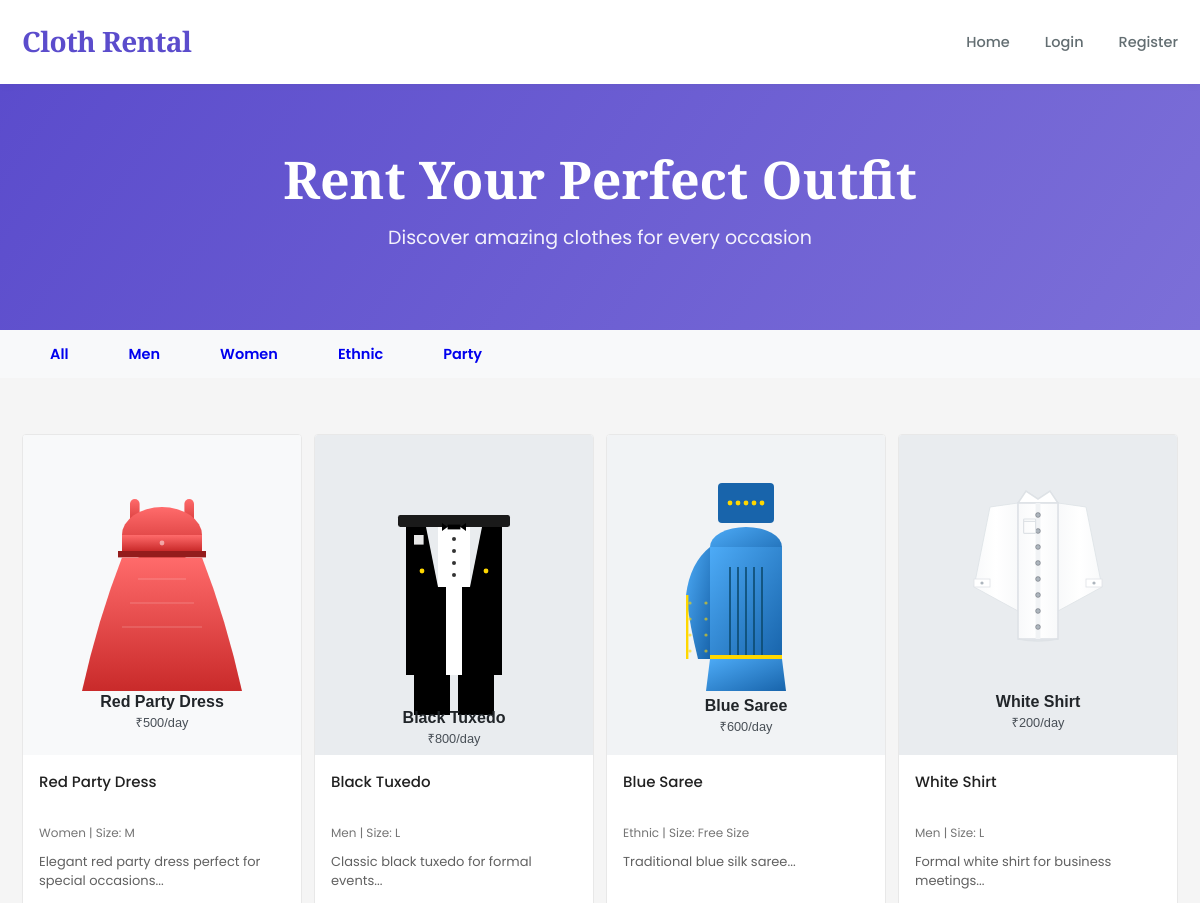
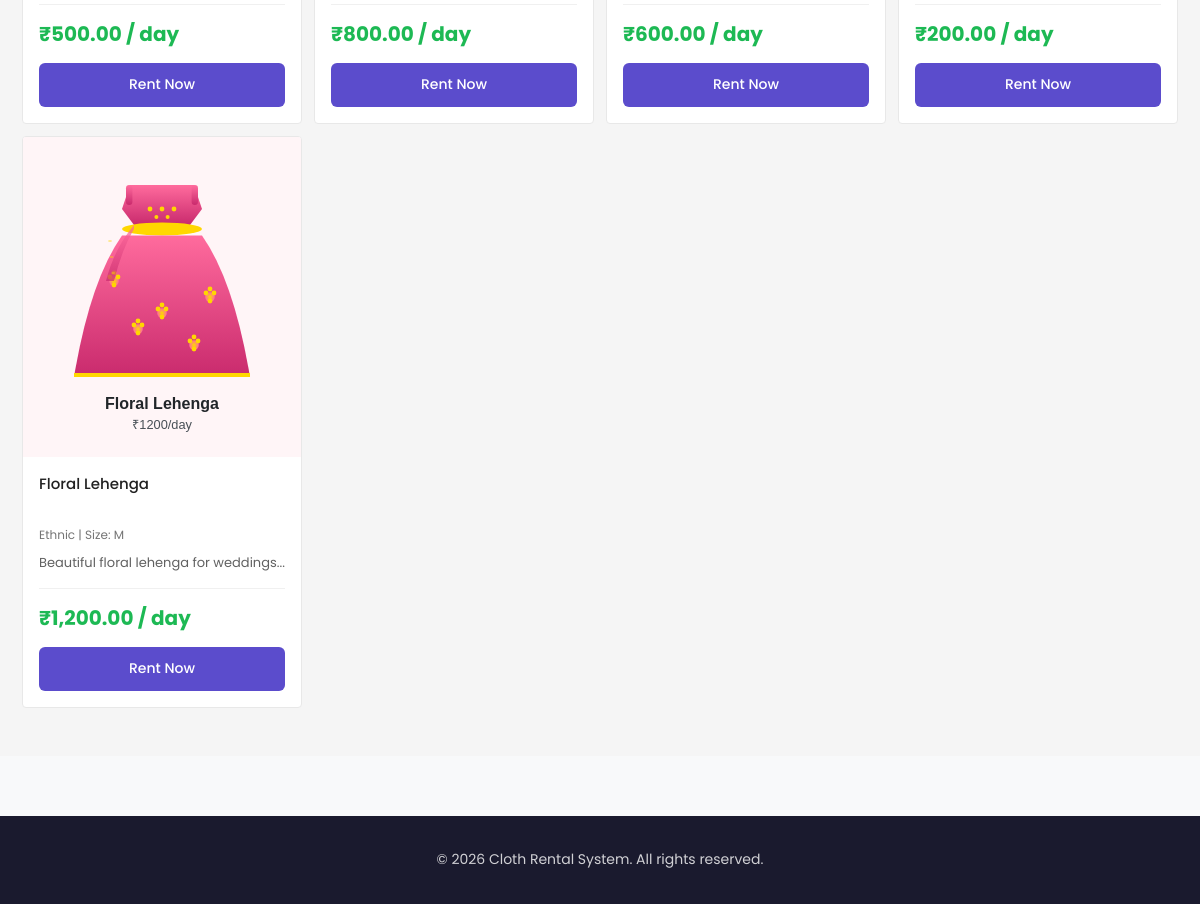
The page / on the database its author committed (2 pictures, top to bottom).
### tables this page shows
CREATE TABLE IF NOT EXISTS products (
  id INT AUTO_INCREMENT PRIMARY KEY,
  name VARCHAR(150) NOT NULL,
  category VARCHAR(50) NOT NULL,
  size VARCHAR(20),
  price_per_day DECIMAL(10,2) NOT NULL,
  image VARCHAR(255),
  description TEXT,
  available BOOLEAN DEFAULT TRUE,
  created_at TIMESTAMP DEFAULT CURRENT_TIMESTAMP
);

### index.php (the view, shortened to what this page needs)
<?php
$category = isset($_GET['category']) ? mysqli_real_escape_string($conn, $_GET['category']) : '';
$sql = "SELECT * FROM products WHERE available = 1";
$sql .= " ORDER BY created_at DESC";
$result = mysqli_query($conn, $sql);
?>
<!DOCTYPE html>
<html lang="en">
<head>
    <link rel="stylesheet" href="assets/css/style.css?v=<?php echo time(); ?>">
</head>
<body>
    <nav class="navbar">
        <div class="container">
            <div class="nav-brand">
                <h1>Cloth Rental</h1>
            </div>
            <ul class="nav-menu">
                <li><a href="index.php">Home</a></li>
                <?php if (isset($_SESSION['user_id'])): ?>
                    <?php if ($_SESSION['role'] === 'admin'): ?>
                        <li><a href="admin/dashboard.php">Admin Panel</a></li>
                    <?php else: ?>
                        <li><a href="orders.php">My Orders</a></li>
                        <li><a href="cart/view-cart.php">Cart</a></li>
                    <?php endif; ?>
                    <li><a href="auth/logout.php">Logout (<?php echo $_SESSION['user_name']; ?>)</a></li>
                <?php else: ?>
                    <li><a href="auth/login.php">Login</a></li>
                    <li><a href="auth/register.php">Register</a></li>
                <?php endif; ?>
            </ul>
        </div>
    </nav>
    <section class="hero">
        <div class="container">
            <h2>Rent Your Perfect Outfit</h2>
            <p>Discover amazing clothes for every occasion</p>
        </div>
    </section>
    <section class="categories">
        <div class="container">
            <div class="category-buttons">
                <a href="index.php" class="btn <?php echo !$category ? 'btn-active' : ''; ?>">All</a>
                <a href="?category=men" class="btn <?php echo $category === 'men' ? 'btn-active' : ''; ?>">Men</a>
                <a href="?category=women" class="btn <?php echo $category === 'women' ? 'btn-active' : ''; ?>">Women</a>
                <a href="?category=ethnic" class="btn <?php echo $category === 'ethnic' ? 'btn-active' : ''; ?>">Ethnic</a>
                <a href="?category=party" class="btn <?php echo $category === 'party' ? 'btn-active' : ''; ?>">Party</a>
            </div>
        </div>
    </section>
    <section class="products-section">
        <div class="container">
            <div class="products-grid">
                <?php if (mysqli_num_rows($result) > 0): ?>
                    <?php while ($product = mysqli_fetch_assoc($result)): ?>
                        <div class="product-card">
                            <div class="product-image">
                                <?php if ($product['image'] && file_exists("assets/images/" . $product['image'])): ?>
                                    <img src="assets/images/<?php echo $product['image']; ?>" alt="<?php echo $product['name']; ?>">
                                <?php else: ?>
                                    <div class="no-image">No Image</div>
                                <?php endif; ?>
                            </div>
                            <div class="product-info">
                                <h3><?php echo $product['name']; ?></h3>
                                <p class="category"><?php echo ucfirst($product['category']); ?> | Size: <?php echo $product['size']; ?></p>
                                <p class="description"><?php echo substr($product['description'], 0, 80); ?>...</p>
                                <div class="product-footer">
                                    <span class="price">₹<?php echo number_format($product['price_per_day'], 2); ?> / day</span>
                                    <a href="product.php?id=<?php echo $product['id']; ?>" class="btn btn-primary">Rent Now</a>
                                </div>
                            </div>
                        </div>
                    <?php endwhile; ?>
                <?php else: ?>
                    <p class="no-products">No products available in this category.</p>
                <?php endif; ?>
            </div>
        </div>
    </section>
    <footer class="footer">
        <div class="container">
            <p>&copy; 2026 Cloth Rental System. All rights reserved.</p>
        </div>
    </footer>
</body>
</html>

### assets/css/style.css (style rules this page uses)
* { margin: 0; padding: 0; box-sizing: border-box; }
:root { --primary: #5B4CCC; --primary-light: #7C6FD8; --accent: #FF6B9D; --success: #1DB954; --danger: #E63946; --warning: #FFA726; --dark: #1a1a2e; --text: #2d3436; --text-light: #636e72; --bg: #f8f9fa; --white: #ffffff; --border: #dfe6e9; }
body { font-family: 'Poppins', sans-serif; line-height: 1.7; color: var(--text); background-color: var(--bg); font-size: 15px; }
.container { max-width: 1240px; margin: 0 auto; padding: 0 22px; }
h1, h2, h3 { font-family: 'Playfair Display', serif; color: var(--dark); }
.navbar { background: var(--white); padding: 18px 0; box-shadow: 0 2px 8px rgba(0,0,0,0.04); position: sticky; top: 0; z-index: 100; }
.navbar .container { display: flex; justify-content: space-between; align-items: center; }
.nav-brand h1 { font-size: 28px; font-weight: 800; color: var(--primary); letter-spacing: -0.5px; }
.nav-menu { display: flex; list-style: none; gap: 35px; align-items: center; }
.nav-menu a { color: var(--text-light); text-decoration: none; transition: color 0.25s; font-weight: 500; font-size: 14.5px; }
.hero { background: linear-gradient(125deg, #5B4CCC 0%, #7C6FD8 100%); color: var(--white); padding: 65px 0 75px; text-align: center; }
.hero h2 { font-size: 52px; margin-bottom: 14px; font-weight: 800; color: var(--white); line-height: 1.15; }
.hero p { font-size: 19px; opacity: 0.92; max-width: 580px; margin: 0 auto; }
.btn { display: inline-block; padding: 12px 28px; border: none; border-radius: 6px; cursor: pointer; text-decoration: none; transition: all 0.2s; font-size: 14.5px; font-weight: 600; text-align: center; }
.btn-primary { background: var(--primary); color: var(--white); }
.products-section { padding: 32px 0 48px; background: #f5f5f5; }
.product-grid, .products-grid { display: grid; grid-template-columns: repeat(4, 1fr); gap: 12px; margin-top: 24px; }
.product-card { background: var(--white); border-radius: 4px; overflow: hidden; transition: all 0.3s ease; border: 1px solid #e8e8e8; position: relative; display: flex; flex-direction: column; height: 100%; }
.product-image { width: 100%; height: 320px; background: #fafafa; display: flex; align-items: center; justify-content: center; overflow: hidden; position: relative; }
.product-image img { width: 100%; height: 100%; object-fit: cover; display: block; }
.product-info { padding: 16px; display: flex; flex-direction: column; flex-grow: 1; }
.product-card h3 { font-size: 15px; margin-bottom: 10px; color: #212121; font-weight: 500; font-family: 'Poppins', sans-serif; line-height: 1.4; height: 42px; overflow: hidden; display: -webkit-box; -webkit-line-clamp: 2; -webkit-box-orient: vertical; }
.footer { background: var(--dark); color: rgba(255, 255, 255, 0.8); padding: 32px 0; margin-top: 60px; }
.footer p { text-align: center; font-size: 14px; }
.category { color: #757575; font-size: 12px; margin-bottom: 8px; font-weight: 400; }
.description { color: #616161; font-size: 13px; margin-bottom: 16px; line-height: 1.5; overflow: hidden; display: -webkit-box; -webkit-line-clamp: 2; -webkit-box-orient: vertical; }
.product-footer { display: flex; flex-direction: column; gap: 12px; margin-top: auto; padding-top: 12px; border-top: 1px solid #f0f0f0; }
.price { font-size: 20px; font-weight: 700; color: #1DB954; }
.product-footer .btn { width: 100%; text-align: center; padding: 10px 16px; font-size: 14px; font-weight: 500; }

### rows shown on the page
products: image (picture), name "Red Party Dress", category "Women", size "M", description "Elegant red party dress perfect for special occasions", price_per_day "500.00"
products: image (picture), name "Black Tuxedo", category "Men", size "L", description "Classic black tuxedo for formal events", price_per_day "800.00"
products: image (picture), name "Blue Saree", category "Ethnic", size "Free Size", description "Traditional blue silk saree", price_per_day "600.00"
products: image (picture), name "White Shirt", category "Men", size "L", description "Formal white shirt for business meetings", price_per_day "200.00"
products: image (picture), name "Floral Lehenga", category "Ethnic", size "M", description "Beautiful floral lehenga for weddings", price_per_day "1,200.00"
